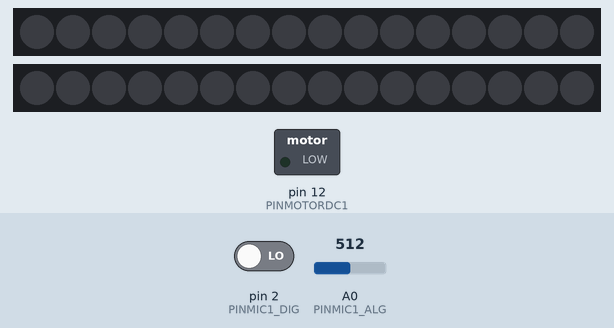
Recording of a sketch running on a simulated Arduino Uno, built with avr-gcc and run on an emulated ATmega328P. Parts: 2 × 16 RGB LEDs in strip order, left to right, switched loads named in the sketch (green lamp = pin HIGH). The test bench sets the inputs (shaded band); at power-on: pin 2 (PINMIC1_DIG) LOW, A0 (PINMIC1_ALG) = 512.

Above: at 1.2 s.
1.3 s: pin 2 (PINMIC1_DIG) driven HIGH
At 1.38 s:
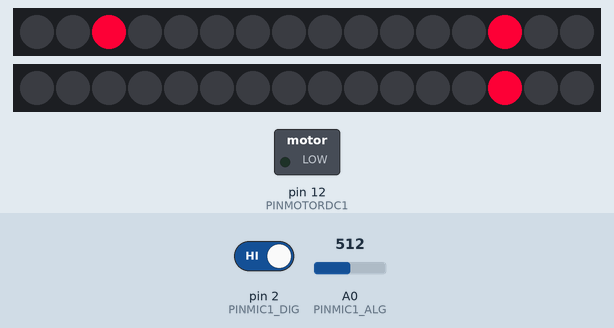
3.0 s: pin 2 (PINMIC1_DIG) driven LOW
At 4.7 s:
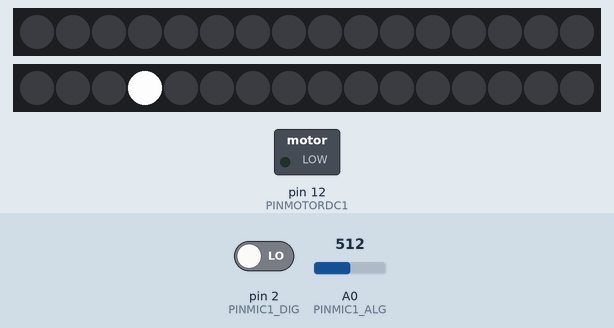
5.0 s: pin 2 (PINMIC1_DIG) driven HIGH
At 5.17 s:
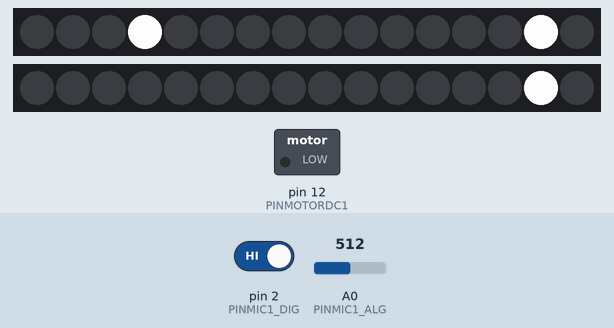
Timing chart, 0 to 8.0 s (numbered marks = the images above; inputs shaded):
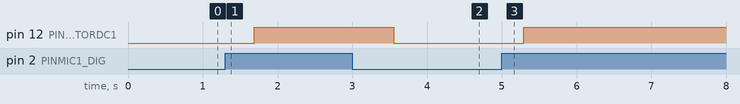

The sketch:

djoramaControler.ino
```cpp
/**
 * Djorama Controler
 *
 * Features:
 *  - React to Sound Volume
 *  - Music Detection by Silence Time
 *  - Independent timer for changing effect, color and speed
 *  - LED Strip Controled By Music
 *  - DC Motor Controled By Music
 *
 * @author Rafael Lima
 * @version 0.4
 */

// Libraries -------------------------------------------------------
#include <elapsedMillis.h>
#include <FastLED.h>

// Constants -------------------------------------------------------
#define PINLED      9
#define PINLEDDJ    11
#define PINMIC1_ALG A0
#define PINMIC1_DIG 2
#define PINMOTORDC1 12
#define PINMOTORDC2 11

#define NUM_LEDS 16
#define SIZECOLORPALET 10
#define NUMEFFECTS 4
#define NUM_LEDS_DJ        11

#define TIMESTEP_MUSIC 10             // Frequency Filters Param
#define TIMESTEP_LOOP 100             // Led Selection Transition
#define TIMESTEP_COLOR 500            // Color Transition
#define TIMESTEP_EFFECT 20000         // LED Effect Transition
#define TIMESTEP_MOTORDC 10           // Max Aceleration (5/255)/100ms
#define TIMELED_OFF 200               // Silence Time to turn off LEDs
#define TIMESHUTDOWN_MOTORDC 5000     // Silence Time to turn down motor

/*
 * Max time for motor to start to move
 *  TIMESTEP_MOTORDC*(SPEED_MOTORDC_ZERO - SPEED_MOTORDC_SAFEZERO)
 */
#define SPEED_MOTORDC_SAFEZERO 30     // lowest Tension reach with music
#define SPEED_MOTORDC_ZERO     80     // lowest Tension for start to move


#define SOUND_BASS_THRESHOLD 570      // Max 600

// Global Variables ------------------------------------------------

// Timers
elapsedMillis timerSilence;
elapsedMillis timerLoop;
elapsedMillis timerColor;
elapsedMillis timerEffect;
elapsedMillis timerMotorDC;

// LED Strip
CRGB leds[NUM_LEDS];
CRGB ledsDJ[NUM_LEDS_DJ];
const CRGB colorPalet[] = {0xF7F7F7, // White Smoke
                           0xBA0034, // Crimson Glory
                           0xF70035, // Carmine Red
                           0xFA07F2,
                           0xDD49B8, // Pink (PANTONE)
                           0xF7F7F7, // White Smoke
                           0x00BAAD, // Amazonite
                           0x00F7E6, // Tuorquoise Blue
                           0xFA07F2,
                           0xDD49B8};// Pink (PANTONE)

// Index and aux variables
unsigned int indexEffect = 0;
unsigned int indexColor = 0;
unsigned int i = 0;
int inc;
int isBeat;
int isBass;
int isMusicPlaying = 0;

int timeStepLedTransition = TIMESTEP_LOOP;

int soundSilenceRef = 0;

int speedMotorDC = 0;
int stepMotorDC = 0;

// Function Pointer Vector for easy effect access
void (*effectVector[NUMEFFECTS])(unsigned int k,CRGB color);

// Main functions --------------------------------------------------
void setup() {
  // Setup Pins
  pinMode(PINMIC1_ALG,INPUT);
  pinMode(PINMIC1_DIG,INPUT);
  pinMode(PINMOTORDC1, OUTPUT);
  pinMode(PINMOTORDC2, OUTPUT);

  // Turn Off DC Motor
  analogWrite(PINMOTORDC1,0);
  analogWrite(PINMOTORDC2,0);

  // Start LED Strip
  FastLED.addLeds<WS2811, PINLED, BRG>(leds, NUM_LEDS);
  FastLED.addLeds<WS2811, PINLEDDJ, BRG>(ledsDJ, NUM_LEDS);

  // Reset all index
  indexEffect = 0;
  indexColor = 0;
  i = 0;

  // Register effects used
  effectVector[0] = effectLightMoving;
  effectVector[1] = effectLightFill;
  effectVector[2] = effectLightDots;
  effectVector[3] = effectLightSideFill;

  // Reset Timers
}

void loop() {

  // Read Mic and set treshold triggers
  int musicInput = analogRead(PINMIC1_ALG);   // Raw Input
  isBeat = digitalRead(PINMIC1_DIG);          // Potentiometer Threshold
  isBass = musicInput > SOUND_BASS_THRESHOLD; // Hardcode Threshold

  // Select Color Timer
  if( timerColor > TIMESTEP_COLOR)
  {
    timerColor = 0; // Reset Timer
    indexColor = (indexColor<9)? indexColor +1 : 0;
  }

  // Select Effect Timer
  if( timerEffect > TIMESTEP_EFFECT)
  {
    timerEffect = 0; // Reset Timer
    indexEffect = (indexEffect < 3)? indexEffect +1 : 1;
  }

  // Light Effects Timer
  if( timerLoop > timeStepLedTransition ) // Control Frequency time
  {
    timerLoop = 0; // Reset Timer

    // Alternate from 0 to NUM_LEDS
    if( i >= NUM_LEDS ) inc = -1;
    if( i <= 0) inc = 1;
    i += inc;
  }

  // Motor DC Acceleration Control Timer
  if( timerMotorDC > TIMESTEP_MOTORDC)
  {
    speedMotorDC += stepMotorDC;
    analogWrite(PINMOTORDC1,speedMotorDC);
    analogWrite(PINMOTORDC2,0);
  }

  // Change Effects on Beat
  if(isBeat)
  {
    // Effect Transition Selected by beat frequency
    if(timerSilence > 10)
    {
      timeStepLedTransition = 100;
    }
    else if(timerSilence > 5)
    {
      timeStepLedTransition = 100/timerSilence; // Speed Up transition
    }
    timerSilence = 0;

    // Light Effect
    effectVector[indexEffect](i,colorPalet[indexColor]);
    FastLED.show();

    // Speed Up Motor
    stepMotorDC = (speedMotorDC >=255)?0:1;
  }
  else if(timerSilence > TIMELED_OFF)
  {
    soundSilenceRef = musicInput;
    fill_solid(leds,NUM_LEDS,0x000000);
    FastLED.show();

    // Slow Down Motor
    if(timerSilence < TIMESHUTDOWN_MOTORDC)
    {
      stepMotorDC = (speedMotorDC <= SPEED_MOTORDC_SAFEZERO)?0:-1;
    }
    else
    {
      stepMotorDC = (speedMotorDC <= 0)?0:-1;
    }
  }
}

// Auxilar Functions -------------------------------------------------

/**
 * Effect: Turn On all LEDs
 */
void effectTurnOn(unsigned int k,CRGB color)
{
    fill_solid(leds,NUM_LEDS,color);
    fill_solid(ledsDJ,NUM_LEDS_DJ,color);
}

/**
 * Effect: move LED on position
 */
void effectLightMoving(unsigned int k,CRGB color)
{
    fill_solid(leds,NUM_LEDS,0x000000);
    leds[k] = color;
    fill_solid(ledsDJ,NUM_LEDS,0x000000);
    ledsDJ[k] = color;
}

/**
 * Effect: Turn On LEDS in sequence
 */
void effectLightFill(unsigned int k,CRGB color)
{
    fill_solid(leds,NUM_LEDS,0x000000);
    fill_solid(leds,i,color);
    fill_solid(ledsDJ,NUM_LEDS,0x000000);
    fill_solid(ledsDJ,i,color);
}

/**
 * Effect: move LEDs position starting from sides and
 *         turn on everything when they reach the center
 */
void effectLightCollision(unsigned int k,CRGB color)
{
    if( (NUM_LEDS - k-k) <= 1) // Center
    {
      fill_solid(ledsDJ,NUM_LEDS,color);
    }
    else
    {
      fill_solid(ledsDJ,NUM_LEDS,0x000000);
      ledsDJ[k] = color;
      ledsDJ[NUM_LEDS-k] = color;
    }

    if( (NUM_LEDS - k-k) <= 1) // Center
    {
      fill_solid(ledsDJ,NUM_LEDS,color);
    }
    else
    {
      fill_solid(ledsDJ,NUM_LEDS,0x000000);
      ledsDJ[k] = color;
      ledsDJ[NUM_LEDS-k] = color;
    }
}

/**
 * Effect: move LEDs position starting from sides and
 *         turn on everything when they reach the center
 */
void effectLightDots(unsigned int k,CRGB color)
{
    fill_solid(leds,NUM_LEDS,0x000000);
    leds[k] = color;
    leds[NUM_LEDS-k] = color;

    fill_solid(ledsDJ,NUM_LEDS,0x000000);
    ledsDJ[k] = color;
    ledsDJ[NUM_LEDS-k] = color;
}

/**
 * Effect: move LEDs position starting from sides and
 *         turn on everything when they reach the center
 */
void effectLightSideFill(unsigned int k,CRGB color)
{
    int endK = (NUM_LEDS - k);
    if( endK > k) // Center
    {
      fill_solid(leds,NUM_LEDS,0x000000);
      fill_solid(leds,k,color);
      fill_solid(leds+endK,k,color);
    }
    else
    {
      fill_solid(leds,NUM_LEDS,color);
      fill_solid(leds+endK,k-endK,0x000000);
    }

    endK = (NUM_LEDS - k);
    if( endK > k) // Center
    {
      fill_solid(ledsDJ,NUM_LEDS,0x000000);
      fill_solid(ledsDJ,k,color);
      fill_solid(ledsDJ+endK,k,color);
    }
    else
    {
      fill_solid(ledsDJ,NUM_LEDS,color);
      fill_solid(ledsDJ+endK,k-endK,0x000000);
    }
}
```

Measured:
- after the input at 1.3 s, pin 12 (PINMOTORDC1): LOW → HIGH after 0.39 s; the LEDs: first change at once (image 1 shows a later state)
- after the input at 3.0 s, pin 12 (PINMOTORDC1): HIGH → LOW after 0.56 s
- after the input at 5.0 s, pin 12 (PINMOTORDC1): LOW → HIGH after 0.30 s; the LEDs: first change at once (image 3 shows a later state)
